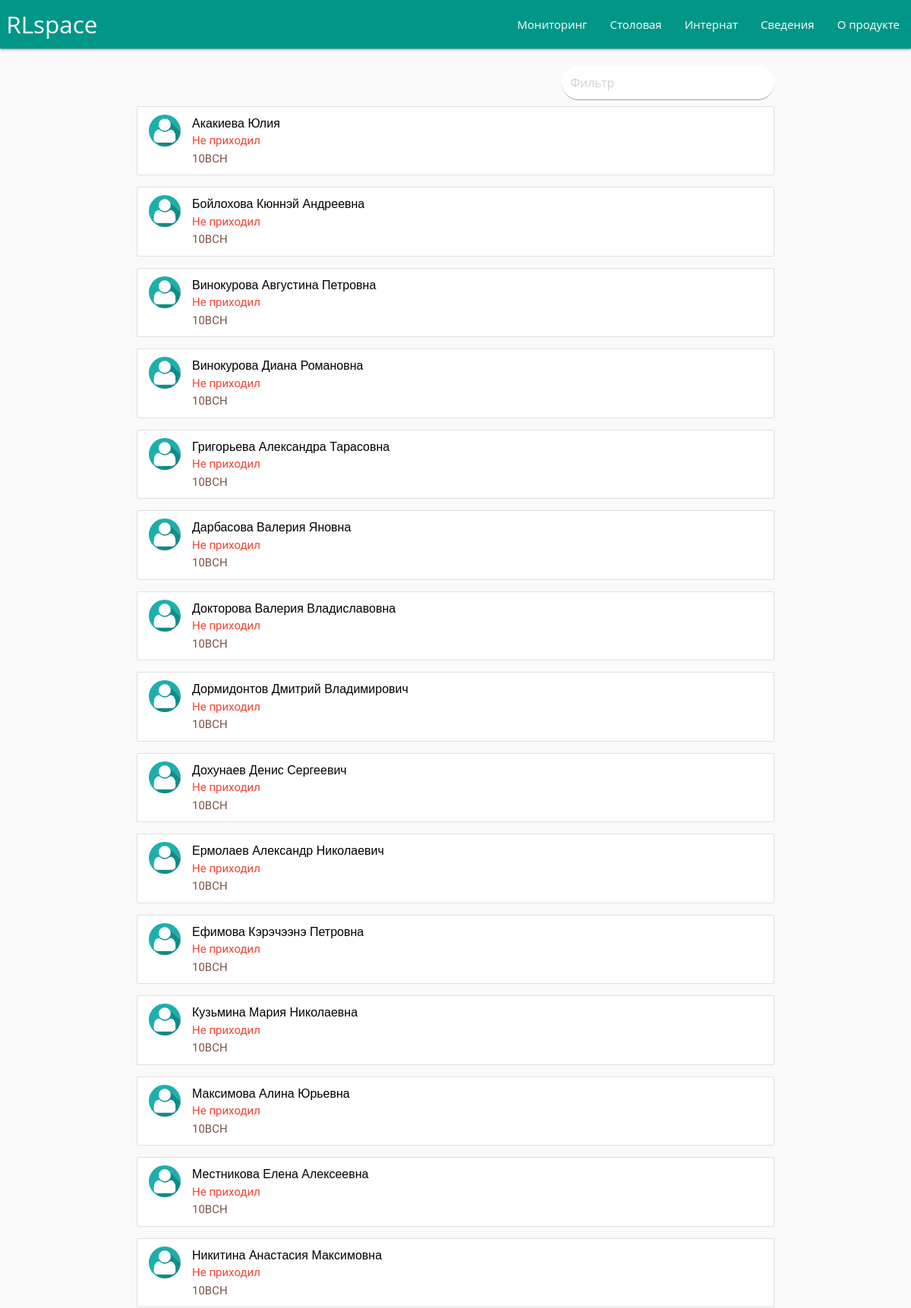
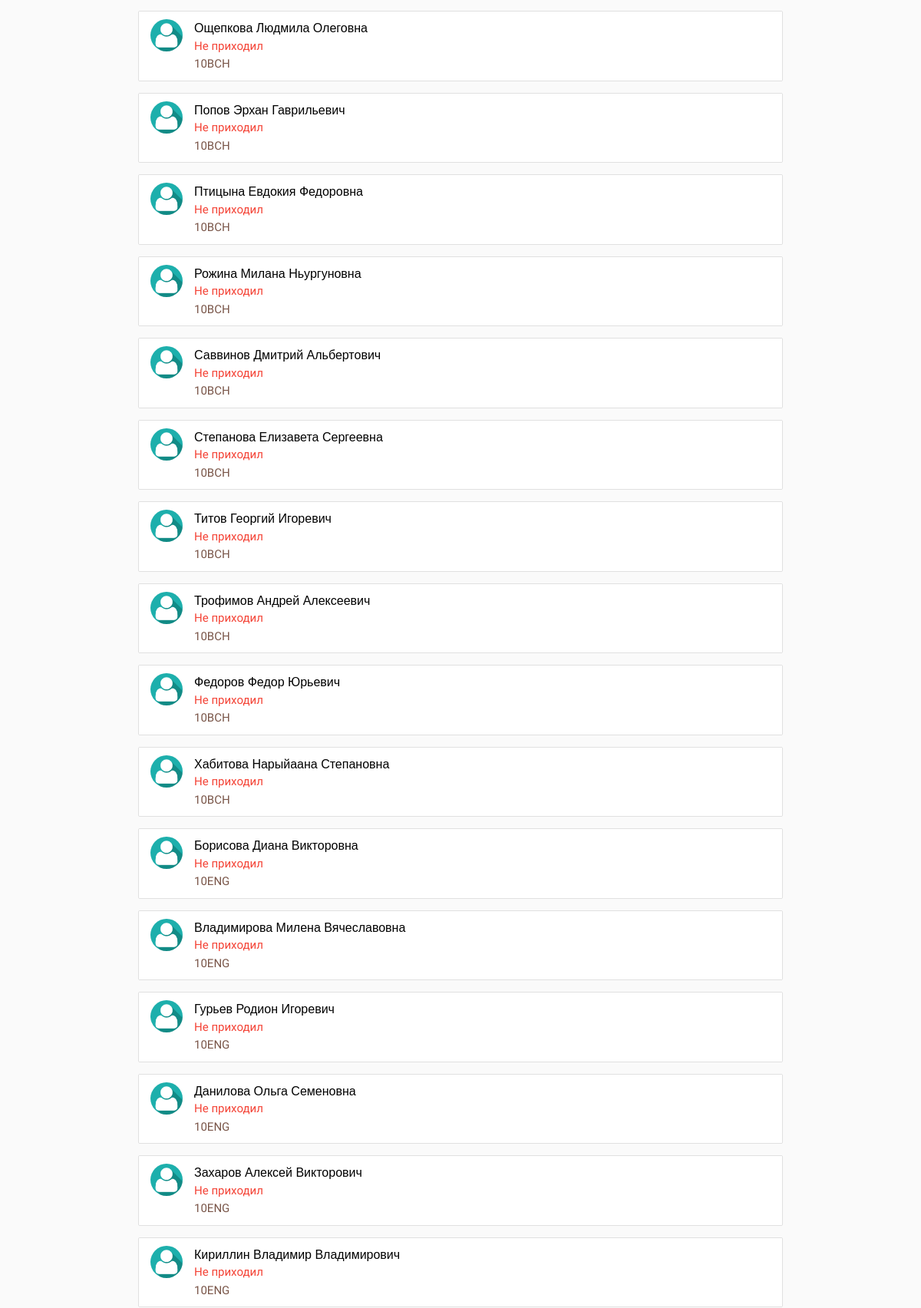
The app's page /canteen/ (upper part) with its own data (2 pictures, top to bottom).
### main/models.py (models this page shows, shortened)
class Pupil(models.Model):
	qrcode      = models.CharField(max_length = 50)
	name        = models.CharField(max_length = 50)
	grade       = models.CharField(max_length = 50, choices = GRADE)
	location    = models.CharField(max_length = 50, choices = LOCATION)
	eating      = models.BooleanField(default = False)
	inboard     = models.BooleanField(default = True)
	status      = models.CharField(max_length = 50, default = "absent", choices = STATUS)
	arrive_time	   = models.TimeField('time arrive', null = True, blank = True)
	photo     	   = models.ImageField(upload_to = "images/", default = "images/default.jpg")
	non_attendance = models.IntegerField(default = 0);

### main/views.py (the view)
# urls.py: url(r'^canteen/$',                              views.canteen,  name = 'board'),
def canteen(request):
    context = {}
    pupils = Pupil.objects.all()
    pupils_list = sorted(pupils, key=operator.attrgetter('grade','name'))
    context["pupils"] = pupils_list
    request = render(request, 'main/canteen.html', context)
    return request

### main/templates/main/canteen.html (shortened to what this page needs)
{% include 'main/header.html' %}
<div class = "container">
    <div class = "row">
        <input class = "filter right col s4 offset-s8" placeholder="Фильтр" style = "background: white; border-radius: 40px; ">
        {% for pupil in pupils %}
        <filtertag>
            <a href = "/profile/{{pupil.id}}">
                <ul class="collection">
                    <li class="collection-item avatar">
                        <img src="/media/{{ pupil.photo }}" alt="" class="circle img-responsive">
                        <span class="title black-text">{{ pupil.name }}</span>
                        <p>
                            {% if pupil.eating %}
                                <font class = "green-text">Приходил</font>
                            {% else %}
                                <font class = "red-text">Не приходил</font>
                            {% endif %} <br>
                            <font class = "brown-text" >{{ pupil.grade }} </font>
                        </p>
                    </li>
                </ul>
            </a>
        </filtertag>
        {% endfor %}
    </div>
</div>
{% include 'main/footer.html' %}

### main/static/css/clock.css (style rules this page uses)
* { margin: 0; padding: 0; box-sizing: border-box; }
@media only screen and (min-width: 768px) { .title { font: 48px Arial; } }

### main/templates/main/header.html (style rules this page uses)
* { font-family: 'Arimo', sans-serif; }

### records on screen
Pupil: photo (placeholder picture), name "Акакиева Юлия", eating "Не приходил", grade "10BCH"
Pupil: photo (placeholder picture), name "Бойлохова Кюннэй Андреевна", eating "Не приходил", grade "10BCH"
Pupil: photo (placeholder picture), name "Винокурова Августина Петровна", eating "Не приходил", grade "10BCH"
Pupil: photo (placeholder picture), name "Винокурова Диана Романовна", eating "Не приходил", grade "10BCH"
Pupil: photo (placeholder picture), name "Григорьева Александра Тарасовна", eating "Не приходил", grade "10BCH"
Pupil: photo (placeholder picture), name "Дарбасова Валерия Яновна", eating "Не приходил", grade "10BCH"
Pupil: photo (placeholder picture), name "Докторова Валерия Владиславовна", eating "Не приходил", grade "10BCH"
Pupil: photo (placeholder picture), name "Дормидонтов Дмитрий Владимирович", eating "Не приходил", grade "10BCH"
Pupil: photo (placeholder picture), name "Дохунаев Денис Сергеевич", eating "Не приходил", grade "10BCH"
Pupil: photo (placeholder picture), name "Ермолаев Александр Николаевич", eating "Не приходил", grade "10BCH"
Pupil: photo (placeholder picture), name "Ефимова Кэрэчээнэ Петровна", eating "Не приходил", grade "10BCH"
Pupil: photo (placeholder picture), name "Кузьмина Мария Николаевна", eating "Не приходил", grade "10BCH"
Pupil: photo (placeholder picture), name "Максимова Алина Юрьевна", eating "Не приходил", grade "10BCH"
Pupil: photo (placeholder picture), name "Местникова Елена Алексеевна", eating "Не приходил", grade "10BCH"
Pupil: photo (placeholder picture), name "Никитина Анастасия Максимовна", eating "Не приходил", grade "10BCH"
Pupil: photo (placeholder picture), name "Ощепкова Людмила Олеговна", eating "Не приходил", grade "10BCH"
Pupil: photo (placeholder picture), name "Попов Эрхан Гаврильевич", eating "Не приходил", grade "10BCH"
Pupil: photo (placeholder picture), name "Птицына Евдокия Федоровна", eating "Не приходил", grade "10BCH"
Pupil: photo (placeholder picture), name "Рожина Милана Ньургуновна", eating "Не приходил", grade "10BCH"
Pupil: photo (placeholder picture), name "Саввинов Дмитрий Альбертович", eating "Не приходил", grade "10BCH"
Pupil: photo (placeholder picture), name "Степанова Елизавета Сергеевна", eating "Не приходил", grade "10BCH"
Pupil: photo (placeholder picture), name "Титов Георгий Игоревич", eating "Не приходил", grade "10BCH"
Pupil: photo (placeholder picture), name "Трофимов Андрей Алексеевич", eating "Не приходил", grade "10BCH"
Pupil: photo (placeholder picture), name "Федоров Федор Юрьевич", eating "Не приходил", grade "10BCH"
Pupil: photo (placeholder picture), name "Хабитова Нарыйаана Степановна", eating "Не приходил", grade "10BCH"
Pupil: photo (placeholder picture), name "Борисова Диана Викторовна", eating "Не приходил", grade "10ENG"
Pupil: photo (placeholder picture), name "Владимирова Милена Вячеславовна", eating "Не приходил", grade "10ENG"
Pupil: photo (placeholder picture), name "Гурьев Родион Игоревич", eating "Не приходил", grade "10ENG"
Pupil: photo (placeholder picture), name "Данилова Ольга Семеновна", eating "Не приходил", grade "10ENG"
Pupil: photo (placeholder picture), name "Захаров Алексей Викторович", eating "Не приходил", grade "10ENG"
Pupil: photo (placeholder picture), name "Кириллин Владимир Владимирович", eating "Не приходил", grade "10ENG"
